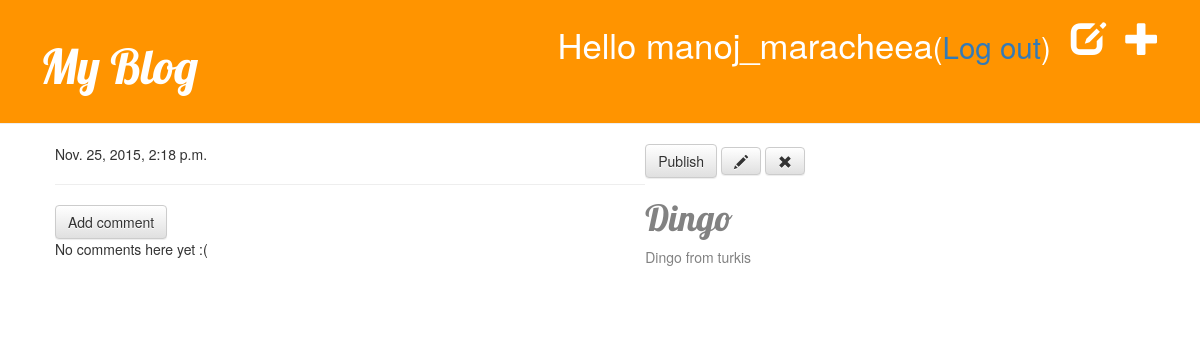
/post/9/ (signed in), run on the app's committed database.
### blog/models.py (models this page shows, shortened)
class Post(models.Model):
    author = models.ForeignKey('auth.User')
    title = models.CharField(max_length=200)
    text = models.TextField()
    created_date = models.DateTimeField(default = timezone.now)
    published_date = models.DateTimeField(blank = True, null=True)

### blog/views.py (the view)
# urls.py: url(r'^post/(?P<pk>[0-9]+)/$', views.post_detail, name='post_detail'),
@login_required
def post_detail(request, pk):
    post = get_object_or_404(Post, pk=pk)
    return render(request, 'blog/post_detail.html',{'post':post})

### blog/templates/blog/post_detail.html
{% extends 'blog/base.html' %}
{% block content %}
    <div class="post">
        {% if post.published_date %}
        {{ post.published_date }}
     <div class ="date">
        {% else %}
     </div>
        {% endif %}
        <a class="btn btn-default" href="{% url "blog.views.post_publish" pk=post.pk %}">Publish</a>
        <a class="btn btn-default" href="{% url 'post_edit' pk=post.pk %}"><span class="glyphicon glyphicon-pencil"></span></a>
        <a class="btn btn-default" href="{% url "post_remove" pk=post.pk %}"><span class="glyphicon glyphicon-remove"></span></a>
        <h1>{{ post.title }}</h1>
        <p>  {{ post.text|linebreaks }}</p>
    </div>
    <hr>
    <a class="btn btn-default" href="{% url "add_comment_to_post" pk=post.pk %}">Add comment</a>
    {% for comment in post.comments.all %}
        {% if user.is_authenticated or comment.approved_comment %}
        <div class="comment">
            <div class="date">
                {{ comment.created_date }}
                {% if not comment.approved_comment %}
<a class="btn btn-default" href="{% url "comment_remove" pk=comment.pk %}">span class=" glyphicon glyphicon-remove"></span></a>
             <a class="btn btn-default" href="{% url "comment_approve" pk=comment.pk %}"><span class="glyphicon glyphicon-ok"></span></a>
                {% endif %}
            </div>
            <strong>{{ comment.author }}</strong>
            <p>{{ comment.text|linebreaks }} </p>
        </div>
        {% endif %}
    {% empty %}
        <p>No comments here yet :(</p>
    {% endfor %}
    {% endblock %}

### blog/templates/blog/base.html (shortened to what this page needs)
{% load staticfiles %}
<html>
    <head>
        <link rel="stylesheet" href="//maxcdn.bootstrapcdn.com/bootstrap/3.2.0/css/bootstrap.min.css">
        <link rel="stylesheet" href="//maxcdn.bootstrapcdn.com/bootstrap/3.2.0/css/bootstrap-theme.min.css">
        <link rel="stylesheet" href="{% static 'css/blog.css' %}">
    </head>
    <body>
        <div class="page-header">
          {% if user.is_authenticated %}
            <a href="{% url "post_new" %}" class="top-menu"><span class="glyphicon glyphicon-plus"></span></a>
            <a href="{% url "post_draft_list" %}" class="top-menu"><span class="glyphicon glyphicon-edit"></span></a>
            <p class="top-menu">Hello {{ user.username }}<small>(<a href="{% url "django.contrib.auth.views.logout" %}">Log out</a>)</small></p>
         {% else %}
         <a href="{% url "django.contrib.auth.views.login" %}" class="top-menu"><span class="glyphicon glyphicon-lock"></span></a>
         {% endif %}
        <h1><a href="">My Blog</a></h1>
     </div>
     <div class="content container">
            <div class="row">
                <div class="col-md-8">
        {% block content %}
        {% endblock %}
        </div>
    </div>
</div>
    </body>
</html>

### blog/static/css/blog.css (style rules this page uses)
.page-header { background-color: #ff9400; margin-top: 0; padding: 20px 20px 20px 40px; }
.page-header h1, .page-header h1 a, .page-header h1 a:visited, .page-header h1 a:active { color: #ffffff; font-size: 36pt; text-decoration: none; }
.content { margin-left: 40px; }
h1, h2, h3, h4 { font-family: 'Lobster', cursive; }
.date { float: right; color: #828282; }
.top-menu, .top-menu:hover, .top-menu:visited { color: #ffffff; float: right; font-size: 26pt; margin-right: 20px; }
.post { margin-bottom: 70px; }

### data on the page
Post: published_date "Nov. 25, 2015, 2:18 p.m.", title "Dingo", text "Dingo from turkis"

### other printed values
{{ user.username }} "manoj_maracheea"
